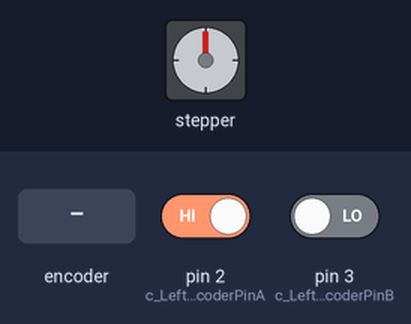
A sketch run on a simulated Arduino Mega 2560, built with avr-gcc and run on an emulated ATmega2560. Shown: stepper motor. Wiring (inferred from the names in the program): stepper motor driver (200 steps per turn assumed): step pin 18; direction pin 19. Inputs (shaded band) come from the test bench; at power-on: pin 2 (c_LeftEncoderPinA) HIGH, pin 3 (c_LeftEncoderPinB) LOW.

Above: at 1.2 s.
1.3 s: rotary encoder on pin 2 (c_LeftEncoderPinA) / pin 3 (c_LeftEncoderPinB) turned 3 steps (first pin leading)
Timing chart, 0 to 4.3 s (numbered marks = the images above; inputs shaded):
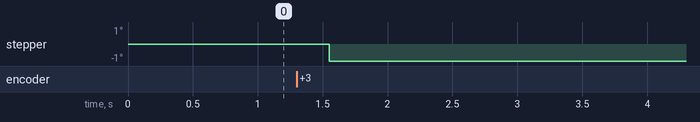

The sketch:

encodertest2UNO.ino
```cpp
#include "Arduino.h"
#include <Servo.h>
#include <digitalWriteFast.h>  // library for high performance reads and writes by jrraines
                               // see http://www.arduino.cc/cgi-bin/yabb2/YaBB.pl?num=1267553811/0
                               // and http://code.google.com/p/digitalwritefast/

// It turns out that the regular digitalRead() calls are too slow and bring the arduino down when
// I use them in the interrupt routines while the motor runs at full speed creating more than
// 40000 encoder ticks per second per motor.

// Quadrature encoders
// Left encoder
#define c_LeftEncoderInterrupt 0
#define c_LeftEncoderPinA 2
#define c_LeftEncoderPinB 3 //25
//#define LeftEncoderIsReversed
//volatile bool _LeftEncoderBSet;
//volatile long _LeftEncoderTicks = 0;

//stepper motor pins
#define stepPin 18
#define dirPin 19 //25

bool stepState;

void setup()
{
 // Serial.begin(115200);


  // Quadrature encoders
  // Left encoder
  pinMode(c_LeftEncoderPinA, INPUT);      // sets pin A as input
  digitalWrite(c_LeftEncoderPinA, LOW);  // turn on pullup resistors
  pinMode(c_LeftEncoderPinB, INPUT);      // sets pin B as input
  digitalWrite(c_LeftEncoderPinB, LOW);  // turn on pullup resistors
  attachInterrupt(c_LeftEncoderInterrupt, HandleLeftMotorInterruptA, RISING);

  //Stepper Motor
  pinMode(stepPin, OUTPUT);      // sets steppin  as output
  pinMode(dirPin, OUTPUT);      // sets dirpin  as output


}

void loop()
{


//  Serial.print(_LeftEncoderTicks);
//  Serial.print("\t");

//  Serial.print(_LeftEncoderBSet);

//  Serial.print("\n");


  delay(80);
}

// Interrupt service routines for the left motor's quadrature encoder
void HandleLeftMotorInterruptA()
{

  digitalWriteFast(dirPin,digitalReadFast(c_LeftEncoderPinB));

  digitalWriteFast(stepPin,stepState);
  stepState = !stepState;

}
```

digitalWriteFast.h
```cpp
#if !defined(digitalPinToPortReg)
#if !(defined(__AVR_ATmega1280__) || defined(__AVR_ATmega2560__) || defined(__AVR_ATmega2561__) )


// Standard Arduino Pins
#define digitalPinToPortReg(P) \
(((P) >= 0 && (P) <= 7) ? &PORTD : (((P) >= 8 && (P) <= 13) ? &PORTB : &PORTC))
#define digitalPinToDDRReg(P) \
(((P) >= 0 && (P) <= 7) ? &DDRD : (((P) >= 8 && (P) <= 13) ? &DDRB : &DDRC))
#define digitalPinToPINReg(P) \
(((P) >= 0 && (P) <= 7) ? &PIND : (((P) >= 8 && (P) <= 13) ? &PINB : &PINC))
#define digitalPinToBit(P) \
(((P) >= 0 && (P) <= 7) ? (P) : (((P) >= 8 && (P) <= 13) ? (P) - 8 : (P) - 14))

#if defined(__AVR_ATmega8__)

// 3 PWM
#define digitalPinToTimer(P) \
(((P) ==  9 || (P) == 10) ? &TCCR1A : (((P) == 11) ? &TCCR2 : 0))
#define digitalPinToTimerBit(P) \
(((P) ==  9) ? COM1A1 : (((P) == 10) ? COM1B1 : COM21))
#else

// 6 PWM
#define digitalPinToTimer(P) \
(((P) ==  6 || (P) ==  5) ? &TCCR0A : \
        (((P) ==  9 || (P) == 10) ? &TCCR1A : \
        (((P) == 11 || (P) ==  3) ? &TCCR2A : 0)))
#define digitalPinToTimerBit(P) \
(((P) ==  6) ? COM0A1 : (((P) ==  5) ? COM0B1 : \
        (((P) ==  9) ? COM1A1 : (((P) == 10) ? COM1B1 : \
        (((P) == 11) ? COM2A1 : COM2B1)))))
#endif

#else
// Arduino Mega Pins
#define digitalPinToPortReg(P) \
(((P) >= 22 && (P) <= 29) ? &PORTA : \
        ((((P) >= 10 && (P) <= 13) || ((P) >= 50 && (P) <= 53)) ? &PORTB : \
        (((P) >= 30 && (P) <= 37) ? &PORTC : \
        ((((P) >= 18 && (P) <= 21) || (P) == 38) ? &PORTD : \
        ((((P) >= 0 && (P) <= 3) || (P) == 5) ? &PORTE : \
        (((P) >= 54 && (P) <= 61) ? &PORTF : \
        ((((P) >= 39 && (P) <= 41) || (P) == 4) ? &PORTG : \
        ((((P) >= 6 && (P) <= 9) || (P) == 16 || (P) == 17) ? &PORTH : \
        (((P) == 14 || (P) == 15) ? &PORTJ : \
        (((P) >= 62 && (P) <= 69) ? &PORTK : &PORTL))))))))))

#define digitalPinToDDRReg(P) \
(((P) >= 22 && (P) <= 29) ? &DDRA : \
        ((((P) >= 10 && (P) <= 13) || ((P) >= 50 && (P) <= 53)) ? &DDRB : \
        (((P) >= 30 && (P) <= 37) ? &DDRC : \
        ((((P) >= 18 && (P) <= 21) || (P) == 38) ? &DDRD : \
        ((((P) >= 0 && (P) <= 3) || (P) == 5) ? &DDRE : \
        (((P) >= 54 && (P) <= 61) ? &DDRF : \
        ((((P) >= 39 && (P) <= 41) || (P) == 4) ? &DDRG : \
        ((((P) >= 6 && (P) <= 9) || (P) == 16 || (P) == 17) ? &DDRH : \
        (((P) == 14 || (P) == 15) ? &DDRJ : \
        (((P) >= 62 && (P) <= 69) ? &DDRK : &DDRL))))))))))

#define digitalPinToPINReg(P) \
(((P) >= 22 && (P) <= 29) ? &PINA : \
        ((((P) >= 10 && (P) <= 13) || ((P) >= 50 && (P) <= 53)) ? &PINB : \
        (((P) >= 30 && (P) <= 37) ? &PINC : \
        ((((P) >= 18 && (P) <= 21) || (P) == 38) ? &PIND : \
        ((((P) >= 0 && (P) <= 3) || (P) == 5) ? &PINE : \
        (((P) >= 54 && (P) <= 61) ? &PINF : \
        ((((P) >= 39 && (P) <= 41) || (P) == 4) ? &PING : \
        ((((P) >= 6 && (P) <= 9) || (P) == 16 || (P) == 17) ? &PINH : \
        (((P) == 14 || (P) == 15) ? &PINJ : \
        (((P) >= 62 && (P) <= 69) ? &PINK : &PINL))))))))))

#define digitalPinToBit(P) \
(((P) >=  7 && (P) <=  9) ? (P) - 3 : \
        (((P) >= 10 && (P) <= 13) ? (P) - 6 : \
        (((P) >= 22 && (P) <= 29) ? (P) - 22 : \
        (((P) >= 30 && (P) <= 37) ? 37 - (P) : \
        (((P) >= 39 && (P) <= 41) ? 41 - (P) : \
        (((P) >= 42 && (P) <= 49) ? 49 - (P) : \
        (((P) >= 50 && (P) <= 53) ? 53 - (P) : \
        (((P) >= 54 && (P) <= 61) ? (P) - 54 : \
        (((P) >= 62 && (P) <= 69) ? (P) - 62 : \
        (((P) == 0 || (P) == 15 || (P) == 17 || (P) == 21) ? 0 : \
        (((P) == 1 || (P) == 14 || (P) == 16 || (P) == 20) ? 1 : \
        (((P) == 19) ? 2 : \
        (((P) == 5 || (P) == 6 || (P) == 18) ? 3 : \
        (((P) == 2) ? 4 : \
        (((P) == 3 || (P) == 4) ? 5 : 7)))))))))))))))

// 15 PWM
#define digitalPinToTimer(P) \
(((P) == 13 || (P) ==  4) ? &TCCR0A : \
        (((P) == 11 || (P) == 12) ? &TCCR1A : \
        (((P) == 10 || (P) ==  9) ? &TCCR2A : \
        (((P) ==  5 || (P) ==  2 || (P) ==  3) ? &TCCR3A : \
        (((P) ==  6 || (P) ==  7 || (P) ==  8) ? &TCCR4A : \
        (((P) == 46 || (P) == 45 || (P) == 44) ? &TCCR5A : 0))))))
#define digitalPinToTimerBit(P) \
(((P) == 13) ? COM0A1 : (((P) ==  4) ? COM0B1 : \
        (((P) == 11) ? COM1A1 : (((P) == 12) ? COM1B1 : \
        (((P) == 10) ? COM2A1 : (((P) ==  9) ? COM2B1 : \
        (((P) ==  5) ? COM3A1 : (((P) ==  2) ? COM3B1 : (((P) ==  3) ? COM3C1 : \
        (((P) ==  6) ? COM4A1 : (((P) ==  7) ? COM4B1 : (((P) ==  8) ? COM4C1 : \
        (((P) == 46) ? COM5A1 : (((P) == 45) ? COM5B1 : COM5C1))))))))))))))

#endif
#endif

#if !defined(digitalWriteFast)
#define digitalWriteFast(P, V) \
if (__builtin_constant_p(P) && __builtin_constant_p(V)) { \
                if (digitalPinToTimer(P)) \
                        bitClear(*digitalPinToTimer(P), digitalPinToTimerBit(P)); \
                bitWrite(*digitalPinToPortReg(P), digitalPinToBit(P), (V)); \
        } else { \
                digitalWrite((P), (V)); \
        }
#endif

#if !defined(pinModeFast)
#define pinModeFast(P, V) \
if (__builtin_constant_p(P) && __builtin_constant_p(V)) { \
                bitWrite(*digitalPinToDDRReg(P), digitalPinToBit(P), (V)); \
        } else {  \
                pinMode((P), (V)); \
        }
#endif

#if !defined(digitalReadFast)
#define digitalReadFast(P) ( (int) __digitalReadFast__((P)) )
#define __digitalReadFast__(P ) \
(__builtin_constant_p(P) ) ? ( \
                digitalPinToTimer(P) ? ( \
                       bitClear(*digitalPinToTimer(P), digitalPinToTimerBit(P)) ,  \
                             bitRead(*digitalPinToPINReg(P), digitalPinToBit(P))) : \
                  bitRead(*digitalPinToPINReg(P), digitalPinToBit(P)))  : \
                digitalRead((P))
#endif

#if !defined(digitalWriteFast2)
#define digitalWriteFast2(P, V) \
if (__builtin_constant_p(P) && __builtin_constant_p(V)) { \
                bitWrite(*digitalPinToPortReg(P), digitalPinToBit(P), (V)); \
        } else { \
                digitalWrite((P), (V)); \
        }
#endif

#if !defined(pinModeFast2)
#define pinModeFast2(P, V) \
if (__builtin_constant_p(P) && __builtin_constant_p(V)) { \
                if (digitalPinToTimer(P)) \
                        bitClear(*digitalPinToTimer(P), digitalPinToTimerBit(P)); \
                bitWrite(*digitalPinToDDRReg(P), digitalPinToBit(P), (V)); \
        } else {  \
                pinMode((P), (V)); \
        }
#endif

#if !defined(digitalReadFast2)
#define digitalReadFast2(P) ( (int) __digitalReadFast2__((P)) )
#define __digitalReadFast2__(P ) \
(__builtin_constant_p(P) ) ? ( \
                ( bitRead(*digitalPinToPINReg(P), digitalPinToBit(P))) ) : \
                digitalRead((P))
#endif
```
